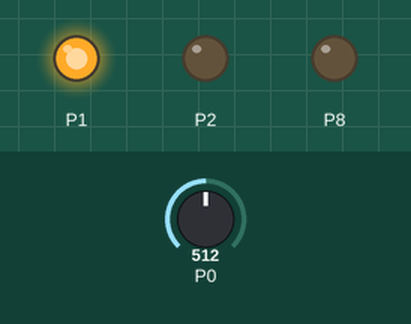
Simulated run of this program. Board: BBC micro:bit (MakeCode). Parts: output pins drawn as LEDs (lit = HIGH). The inputs (shaded band) are chosen by the test bench; at power-on: P0 = 512 (analog values on the 0–1023 scale).

Above: at 1.2 s.
1.3 s: P0 set to 489
At 2.3 s:
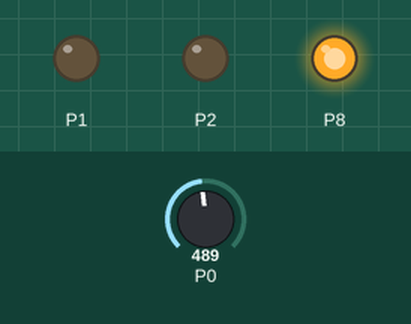
2.8 s: P0 set to 311
4.3 s: P0 set to 293
At 5.0 s:
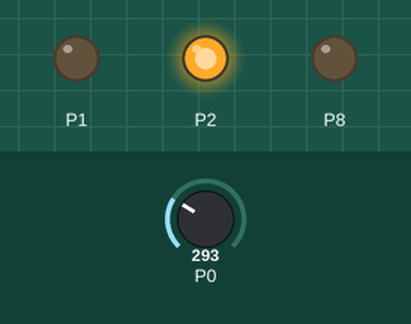
5.8 s: P0 set to 710
At 6.9 s:
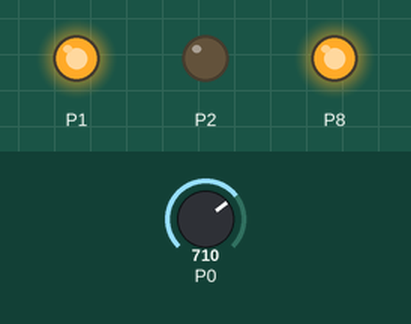
7.3 s: P0 set to 887
8.8 s: P0 set to 909
At 9.6 s:
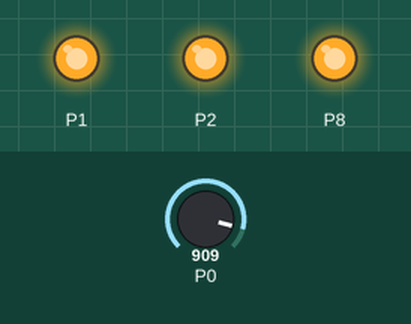
Timing chart, 0 to 11.3 s (numbered marks = the images above; inputs shaded):
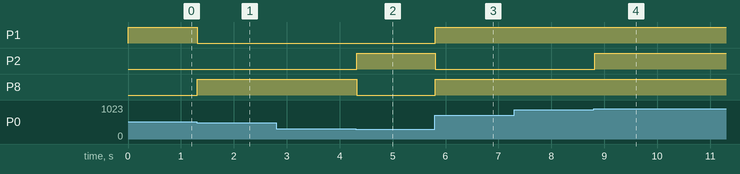

Measured:
- the behaviour switches between 500 and 499 on P0 (found by bisection; images 0 and 1)
- the behaviour switches between 300 and 299 on P0 (found by bisection; images 1 and 2)
- the behaviour switches between 899 and 900 on P0 (found by bisection; images 3 and 4)
- after the input at 1.3 s, P1: HIGH → LOW at once; P8: LOW → HIGH at once
- after the input at 2.8 s, every drawn part: stays the same
- after the input at 4.3 s, P2: LOW → HIGH at once; P8: HIGH → LOW at once
- after the input at 5.8 s, P1, P8: LOW → HIGH at once; P2: HIGH → LOW at once
- after the input at 7.3 s, every drawn part: stays the same
- after the input at 8.8 s, P2: LOW → HIGH at once

The program:

main.ts
```typescript
let intensité = 0
function bleu () {
    pins.digitalWritePin(DigitalPin.P1, 0)
    pins.digitalWritePin(DigitalPin.P2, 0)
    pins.digitalWritePin(DigitalPin.P8, 1)
}
function blanc () {
    pins.digitalWritePin(DigitalPin.P1, 1)
    pins.digitalWritePin(DigitalPin.P2, 1)
    pins.digitalWritePin(DigitalPin.P8, 1)
}
function mauve () {
    pins.digitalWritePin(DigitalPin.P1, 1)
    pins.digitalWritePin(DigitalPin.P2, 0)
    pins.digitalWritePin(DigitalPin.P8, 1)
}
function rouge () {
    pins.digitalWritePin(DigitalPin.P1, 1)
    pins.digitalWritePin(DigitalPin.P2, 0)
    pins.digitalWritePin(DigitalPin.P8, 0)
}
function vert () {
    pins.digitalWritePin(DigitalPin.P1, 0)
    pins.digitalWritePin(DigitalPin.P2, 1)
    pins.digitalWritePin(DigitalPin.P8, 0)
}
basic.forever(function () {
    intensité = pins.analogReadPin(AnalogPin.P0)
    if (intensité >= 900) {
        blanc()
    } else if (intensité < 900 && intensité >= 700) {
        mauve()
    } else if (intensité < 700 && intensité >= 500) {
        rouge()
    } else if (intensité < 500 && intensité >= 300) {
        bleu()
    } else {
        vert()
    }
})
```

test.ts
```typescript
// les tests vont ici; ceci n'est pas compilé lorsque cet ensemble est utilisé en tant qu'extension.
```
